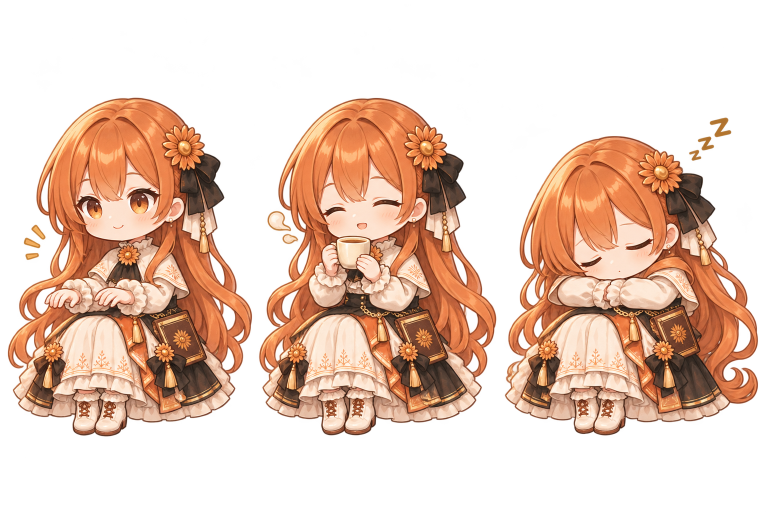
#> input picture ui/assets/claude.png, 1536 x 1024 px (shown at 1/2 size)
$ python -i make_avatars.py   (imports and definitions only)
#> lines starting #> are read from the running program, lines starting #| are printed output that depends on the picture; after the words box and inside, x2 and y2 are one past the last pixel; in counts of white or black regions, pixels touching at a corner belong together
#!/usr/bin/env python3
"""从第二批分层立绘（ui/assets/art/v2/char-*.png）裁出圆头像：ui/assets/avatars/v2-<名字>.png。
立绘规格：三格各 512×1024，头顶在 y≈260–300，身体中线 x=256。取“摸鱼”格（中间那格，表情最放松）。
用法：python3 make_avatars.py [--preview 输出.png]
"""
import sys
from pathlib import Path

from PIL import Image

UI = Path(__file__).resolve().parent.parent / "ui"
ART, OUT = UI / "assets" / "art" / "v2", UI / "assets" / "avatars"


def crop(path):
#> called with path = '../ui/assets/claude.png'
    im = Image.open(path).convert("RGBA")
#> im is the input picture: PIL image 1536x1024 RGBA; mean R, G, B, A 134.5, 92.1, 67, 109.7
    cell = im.crop((512, 0, 1024, 1024))
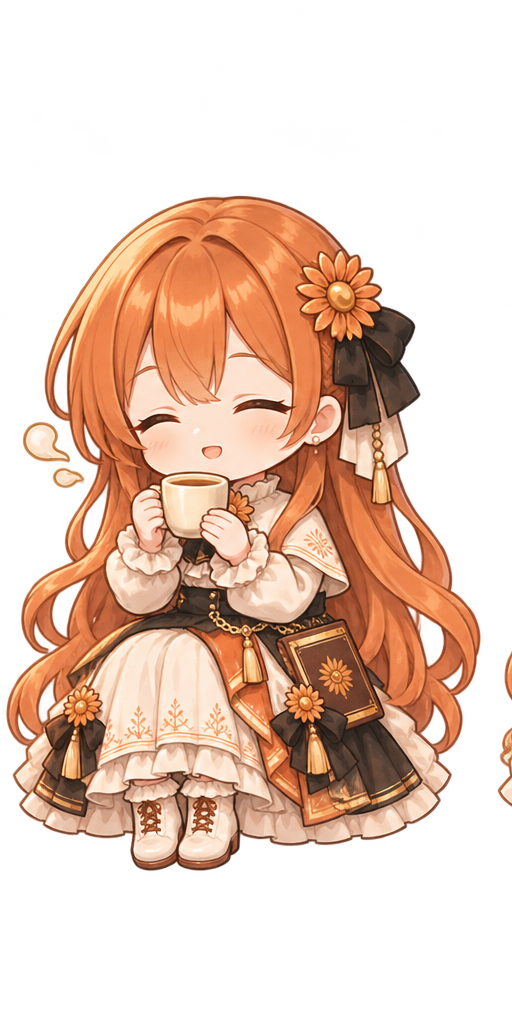
#> cell: PIL image 512x1024 RGBA; mean R, G, B, A 138.2, 95.2, 70.3, 111.9; transparent parts drawn white
    alpha = cell.split()[3].point(lambda v: 255 if v > 40 else 0)
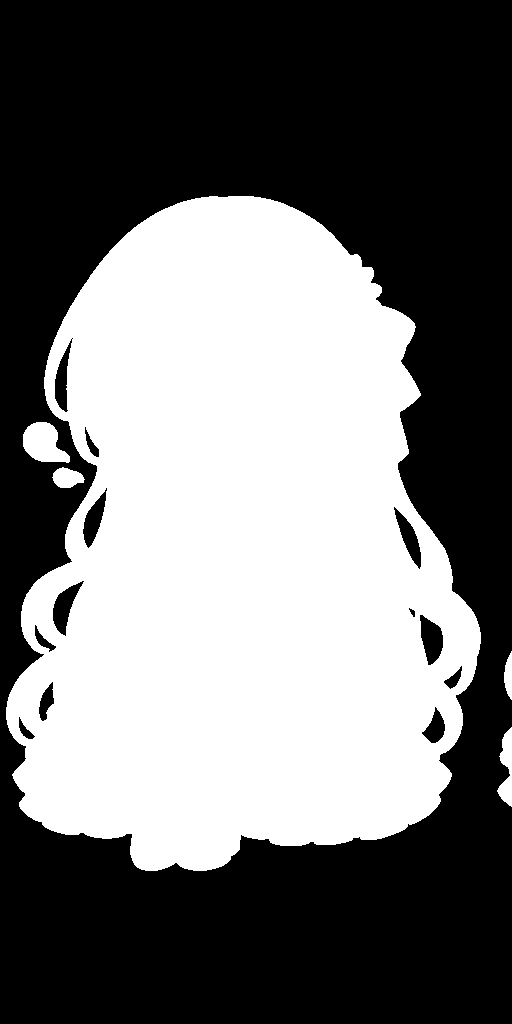
#> alpha: PIL image 512x1024 L; 44.7% white; 5 white regions, box (x1, y1, x2, y2) and area: (6, 196, 481, 871) 231547, (23, 422, 70, 463) 1304, (497, 727, 512, 807) 679, (52, 467, 85, 488) 476, (504, 651, 512, 700) 274
    box = alpha.crop((0, 0, 512, 760)).getbbox()  # 只看桌沿线以上
#> box = (6, 196, 512, 760)
    if not box:
        return None
    top = box[1]
#> top = 196
    size = 400
    y0 = max(0, top + 10)
#> y0 = 206
    return cell.crop((256 - size // 2, y0, 256 + size // 2, y0 + size)).resize((256, 256), Image.LANCZOS)
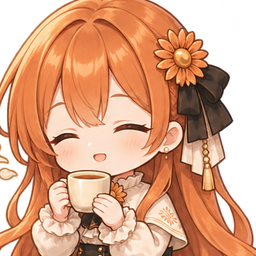
#> returned value: PIL image 256x256 RGBA; mean R, G, B, A 172.8, 116.1, 83.8, 200.6; transparent parts drawn white


def main():
    OUT.mkdir(parents=True, exist_ok=True)
    made = []
    for f in sorted(p for p in ART.glob("char-*.png") if ".bak" not in p.name):
        name = f.stem[len("char-"):]
        av = crop(f)
        if av:
            av.save(OUT / f"v2-{name}.png")
            made.append((name, av))
    print("做好头像：", "、".join(n for n, _ in made) or "（还没有立绘）")
    if "--preview" in sys.argv and made:
        out = sys.argv[sys.argv.index("--preview") + 1]
        sheet = Image.new("RGBA", (160 * len(made), 160), (236, 228, 216, 255))
        for i, (_, av) in enumerate(made):
            sheet.alpha_composite(av.resize((160, 160)), (i * 160, 0))
        sheet.convert("RGB").save(out)


# [2 lines not run here, left out]

>>> result = crop('../ui/assets/claude.png')
